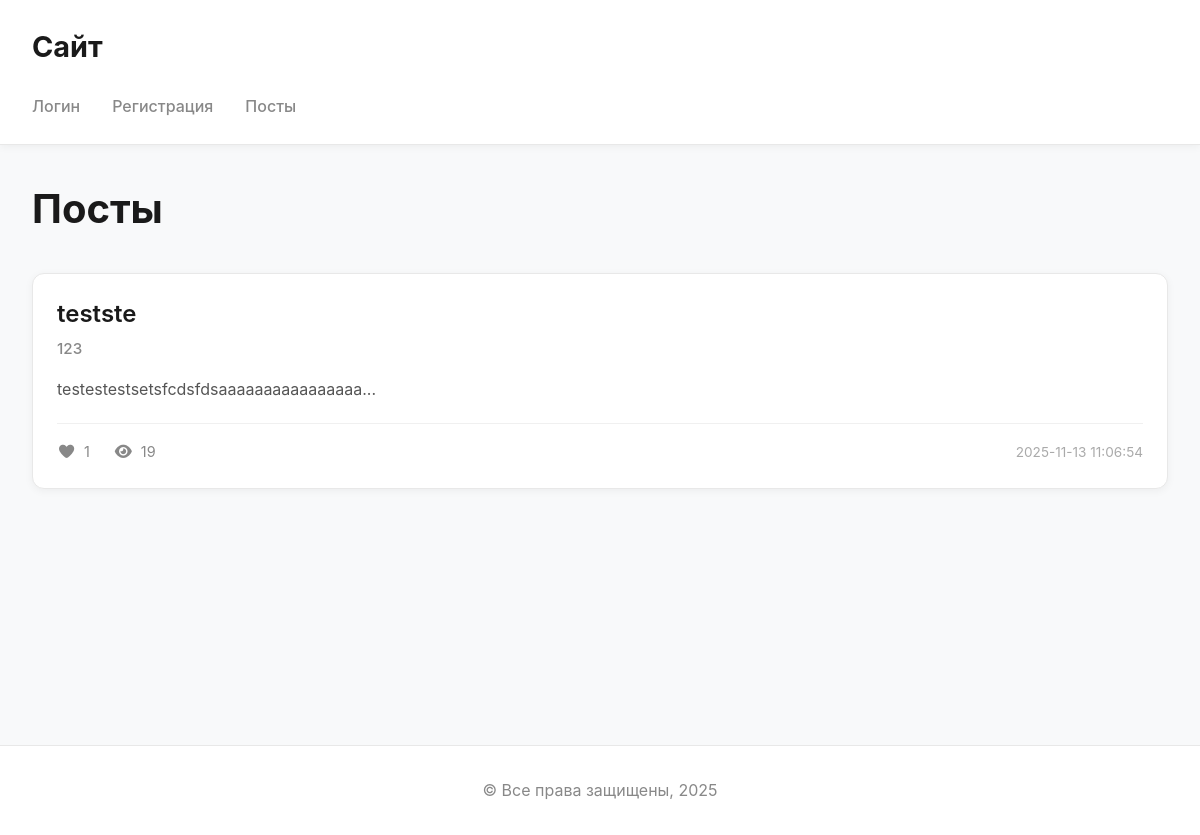
The app's page /posts/, older data.
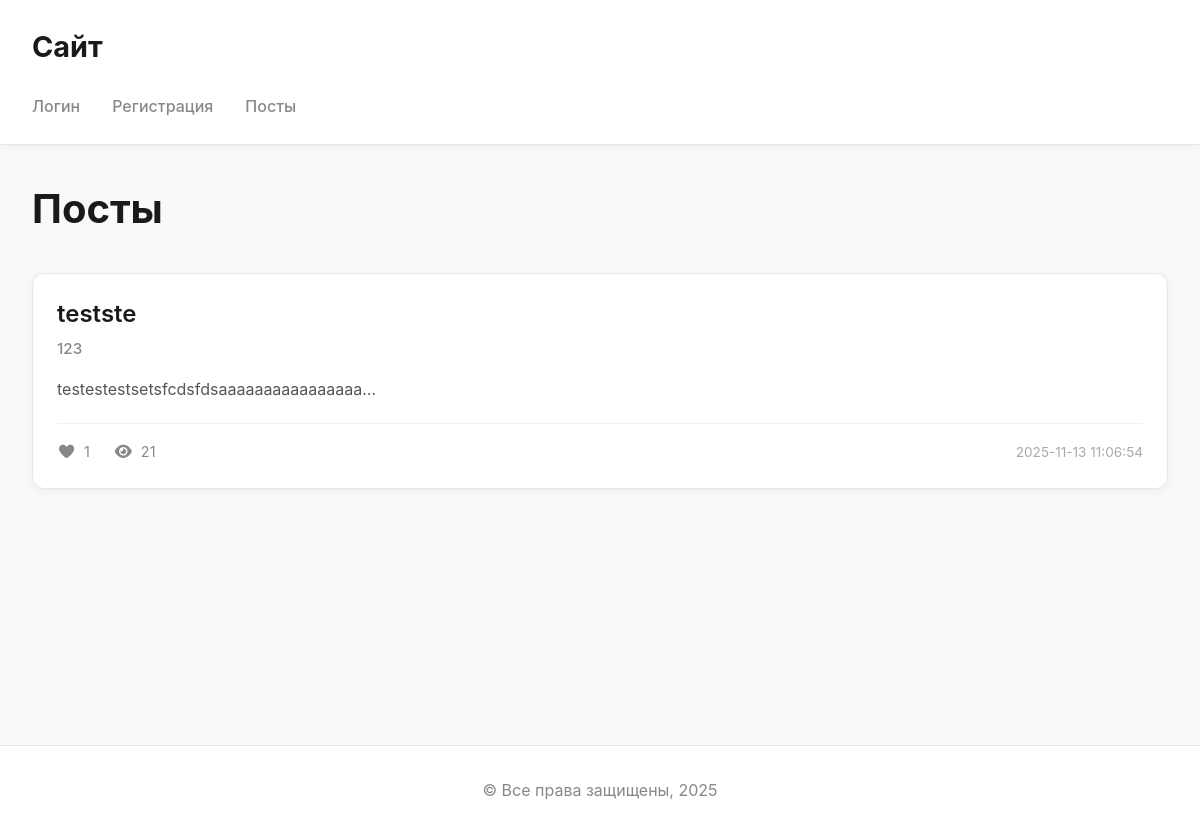
The same page, newer data.
### tables this page shows
CREATE TABLE posts (
            id INTEGER PRIMARY KEY AUTOINCREMENT,
            title TEXT NOT NULL,
            content TEXT NOT NULL,
            views INTEGER DEFAULT 0,
            likes INTEGER DEFAULT 0,
            created_at TIMESTAMP DEFAULT CURRENT_TIMESTAMP,
            updated_at TIMESTAMP DEFAULT CURRENT_TIMESTAMP,
            author_id INTEGER,
            FOREIGN KEY(author_id) REFERENCES users(id) ON DELETE SET NULL
            );

CREATE TABLE users (
                id INTEGER PRIMARY KEY AUTOINCREMENT,
                name VARCHAR(100) NOT NULL,
                age INTEGER,
                email VARCHAR(255) NOT NULL UNIQUE,
                password TEXT NOT NULL
            );

### controllers/posts.py (the view)
    def index(self):
        conn = self.get_db()
        model = Post(conn)
        items = model.all()
        return render_template("posts/index.html", title="Посты", items=items)

### app.py (called while the page is built)
@app.before_request
def load_user():
    auth_controller.load_user()

### app_core/app.py (called while the page is built)
    def open_db(self):
        if "_db" not in g:
            g._db = sqlite3.connect(self.db_path)
            g._db.row_factory = sqlite3.Row

    def get_db(self):
        return g._db

### controllers/auth.py (called while the page is built, shortened)
    def load_user(self):
        g.user = None
        sid = request.cookies.get(COOKIE_NAME)
        return redirect(url_for('posts.index'))

### models/post.py (called while the page is built)
    def all(self):
        cur = self.conn.execute(
            """
            SELECT posts.id,
                   posts.title,
                   posts.content,
                   posts.views,
                   posts.likes,
                   posts.created_at,
                   posts.updated_at,
                   posts.author_id,
                   users.name
            FROM posts
                     JOIN users ON users.id = posts.author_id
            """,
        )
        return [dict(r) for r in cur.fetchall()]

### templates/posts/index.html (shortened to what this page needs)
{% extends "base.html" %}
{% block content %}
    <h1>{{ title }}</h1>
    {% if items %}
        {% for post in items %}
            <article class="post-card">
                <div class="post-card-header">
                    <h2>
                        <a href="{{ url_for('posts.show', post_id=post['id']) }}">{{ post['title'] }}</a>
                    </h2>
                    <h3>
                        <a href="{{ url_for('auth.profile', user_id=post['author_id']) }}">
                            {{ post['name'] }}</a>
                    </h3>
                </div>
                <div class="post-card-preview">
                    {{ post['content'][:100] }}...
                </div>
                <div class="post-card-bottom">
                    <div class="post-card-bottom-left">
                        <span><i class="fa-solid fa-heart"></i>{{ post['likes'] }}</span>
                        <span><i class="fa-solid fa-eye"></i>{{ post['views'] }}</span>
                    </div>
                    <div class="post-card-bottom-right">
                    <span>
                        {{ post['created_at'] if post['created_at'] else "неизв." }}
                    </span>
                    </div>
                </div>
            </article>
        {% endfor %}
    {% endif %}
{% endblock %}

### templates/base.html (shortened to what this page needs)
<!DOCTYPE html>
<html lang="en">
<head>
    <link rel="stylesheet" href="https://cdnjs.cloudflare.com/ajax/libs/font-awesome/7.0.1/css/all.min.css"
/>
    <link rel="stylesheet" href="{{ url_for('static', filename='css/style.css') }}">
</head>
<body>
<header>
    <h1>Сайт</h1>
    <nav>
        <ul>
            {% if not g.user %}
                <li><a href="{{ url_for('auth.login') }}">Логин</a></li>
                <li><a href="{{ url_for('auth.register') }}">Регистрация</a></li>
            {% endif %}
            <li><a href="{{ url_for('posts.index') }}">Посты</a></li>
        </ul>
    </nav>
</header>
<main>
    {% block content %} {% endblock %}
</main>
<footer>
    <p>© Все права защищены, 2025</p>
</footer>
</body>
</html>

### static/css/style.css (style rules this page uses)
:root { --primary-color: #0066cc; --primary-hover: #0052a3; --secondary-color: #667eea; --danger-color: #f56565; --danger-hover: #e53e3e; --success-color: #48bb78; --warning-color: #ed8936; --info-color: #4299e1; --text-primary: #1a1a1a; --text-secondary: #555; --text-muted: #888; --text-light: #aaa; --bg-primary: #fff; --bg-secondary: #f8f9fa; --border-color: #e8e8e8; --border-light: #f0f0f0; --shadow-sm: 0 2px 8px rgba(0, 0, 0, 0.05); --shadow-md: 0 4px 16px rgba(0, 0, 0, 0.1); --shadow-lg: 0 8px 24px rgba(0, 0, 0, 0.15); }
* { margin: 0; padding: 0; box-sizing: border-box; }
html, body { height: 100%; }
body { font-family: -apple-system, BlinkMacSystemFont, 'Segoe UI', Roboto, 'Helvetica Neue', Arial, sans-serif; font-size: 16px; line-height: 1.6; color: var(--text-primary); background-color: var(--bg-secondary); }
a { color: var(--primary-color); text-decoration: none; transition: color 0.2s ease; }
header { background-color: var(--bg-primary); border-bottom: 1px solid var(--border-color); padding: 1.5rem 0; box-shadow: var(--shadow-sm); position: sticky; top: 0; z-index: 100; }
header h1 { font-size: 1.8rem; font-weight: 700; margin-bottom: 1.5rem; padding: 0 2rem; color: var(--text-primary); }
header nav { padding: 0 2rem; }
header nav ul { list-style: none; display: flex; flex-wrap: wrap; gap: 2rem; align-items: center; }
header nav a, header nav button { color: var(--text-muted); font-weight: 500; transition: color 0.2s ease; }
main { max-width: 1200px; margin: 0 auto; padding: 2rem; min-height: calc(100vh - 200px); }
h1 { font-size: 2.5rem; font-weight: 700; margin-bottom: 2rem; color: var(--text-primary); }
h2 { font-size: 1.75rem; font-weight: 600; margin-bottom: 1.5rem; color: var(--text-primary); }
h3 { font-size: 1.25rem; font-weight: 600; margin-bottom: 1rem; color: var(--text-primary); }
.post-card { background: var(--bg-primary); border: 1px solid var(--border-color); border-radius: 12px; padding: 1.5rem; margin-bottom: 1.5rem; transition: all 0.3s ease; box-shadow: var(--shadow-sm); }
.post-card-header { margin-bottom: 1rem; }
.post-card-header h2 { font-size: 1.5rem; font-weight: 600; margin: 0 0 0.5rem 0; line-height: 1.3; }
.post-card-header h2 a { color: var(--text-primary); transition: color 0.2s ease; }
.post-card-header h3 { font-size: 0.95rem; font-weight: 500; margin: 0; color: var(--text-muted); }
.post-card-header h3 a { color: var(--text-muted); transition: color 0.2s ease; }
.post-card-preview { color: var(--text-secondary); font-size: 1rem; line-height: 1.6; margin-bottom: 1.25rem; display: -webkit-box; -webkit-line-clamp: 2; -webkit-box-orient: vertical; overflow: hidden; }
.post-card-bottom { display: flex; justify-content: space-between; align-items: center; padding-top: 1rem; border-top: 1px solid var(--border-light); font-size: 0.9rem; color: var(--text-muted); }
.post-card-bottom-left { display: flex; gap: 1.5rem; }
.post-card-bottom-left span { display: flex; align-items: center; gap: 0.5rem; transition: color 0.2s ease, transform 0.2s ease; cursor: pointer; user-select: none; }
.post-card-bottom-left i { font-size: 0.95rem; }
.post-card-bottom-right span { color: var(--text-light); font-size: 0.85rem; }
footer { background-color: var(--bg-primary); border-top: 1px solid var(--border-color); padding: 2rem; text-align: center; color: var(--text-muted); margin-top: auto; }
footer p { margin: 0; }

Row changes from the older to the newer data that the page shows:
changed posts "testste": views "19" → "21"
